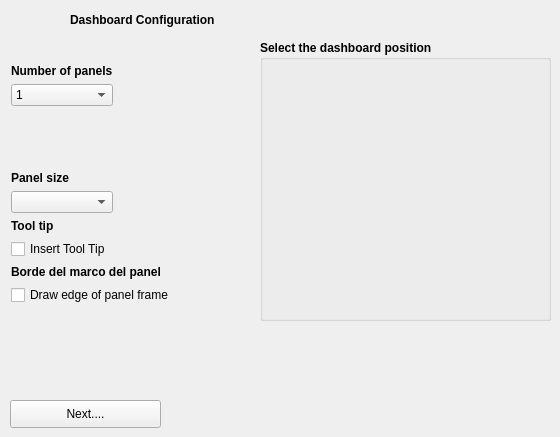
     <widget class="QWidget" name="page">
      <widget class="QGroupBox" name="posiciones">
       <property name="geometry">
        <rect>
         <x>260</x>
         <y>40</y>
         <width>291</width>
         <height>281</height>
        </rect>
       </property>
       <property name="font">
        <font>
         <weight>75</weight>
         <bold>true</bold>
        </font>
       </property>
       <property name="title">
        <string>Select the dashboard position</string>
       </property>
      </widget>
      <widget class="QPushButton" name="siguiente">
       <property name="geometry">
        <rect>
         <x>10</x>
         <y>400</y>
         <width>151</width>
         <height>28</height>
        </rect>
       </property>
       <property name="cursor">
        <cursorShape>ArrowCursor</cursorShape>
       </property>
       <property name="text">
        <string>Next....</string>
       </property>
       <property name="flat">
        <bool>false</bool>
       </property>
      </widget>
      <widget class="QLabel" name="label_33">
       <property name="geometry">
        <rect>
         <x>70</x>
         <y>10</y>
         <width>371</width>
         <height>20</height>
        </rect>
       </property>
       <property name="font">
        <font>
         <pointsize>9</pointsize>
         <weight>75</weight>
         <bold>true</bold>
        </font>
       </property>
       <property name="text">
        <string>Dashboard Configuration</string>
       </property>
      </widget>
      <widget class="QWidget" name="layoutWidget">
       <property name="geometry">
        <rect>
         <x>11</x>
         <y>64</y>
         <width>209</width>
         <height>241</height>
        </rect>
       </property>
       <layout class="QGridLayout" name="gridLayout_5">
        <item row="0" column="0">
         <widget class="QLabel" name="l1">
          <property name="font">
           <font>
            <family>Arial</family>
            <weight>75</weight>
            <bold>true</bold>
           </font>
          </property>
          <property name="text">
           <string>Number of panels</string>
          </property>
         </widget>
        </item>
        <item row="1" column="0">
         <widget class="QComboBox" name="cbnPaneles">
          <property name="currentText">
           <string>1</string>
          </property>
          <item>
           <property name="text">
            <string>1</string>
           </property>
          </item>
          <item>
           <property name="text">
            <string>2</string>
           </property>
          </item>
          <item>
           <property name="text">
            <string>3</string>
           </property>
          </item>
          <item>
           <property name="text">
            <string>4</string>
           </property>
          </item>
          <item>
           <property name="text">
            <string>5</string>
           </property>
          </item>
          <item>
           <property name="text">
            <string>6</string>
           </property>
          </item>
         </widget>
        </item>
        <item row="1" column="1">
         <spacer name="horizontalSpacer_3">
          <property name="orientation">
           <enum>Qt::Horizontal</enum>
          </property>
          <property name="sizeHint" stdset="0">
           <size>
            <width>88</width>
            <height>20</height>
           </size>
          </property>
         </spacer>
        </item>
        <item row="2" column="0">
         <spacer name="verticalSpacer_4">
          <property name="orientation">
           <enum>Qt::Vertical</enum>
          </property>
          <property name="sizeHint" stdset="0">
           <size>
            <width>20</width>
            <height>18</height>
           </size>
          </property>
         </spacer>
        </item>
        <item row="3" column="0">
         <widget class="QLabel" name="label_47">
          <property name="font">
           <font>
            <weight>75</weight>
            <bold>true</bold>
           </font>
          </property>
          <property name="text">
           <string>Panel size</string>
          </property>
         </widget>
        </item>
        <item row="4" column="0">
         <widget class="QComboBox" name="cbSizePanel"/>
        </item>
        <item row="5" column="0">
         <widget class="QLabel" name="label_31">
          <property name="font">
           <font>
            <weight>75</weight>
            <bold>true</bold>
           </font>
          </property>
          <property name="text">
           <string>Tool tip</string>
          </property>
         </widget>
        </item>
        <item row="6" column="0">
         <widget class="QCheckBox" name="checkBoxToolTip">
          <property name="text">
           <string>Insert Tool Tip</string>
          </property>
         </widget>
        </item>
        <item row="7" column="0" colspan="2">
         <widget class="QLabel" name="label_32">
          <property name="font">
           <font>
            <weight>75</weight>
            <bold>true</bold>
           </font>
          </property>
          <property name="text">
           <string>Borde del marco del panel</string>
          </property>
         </widget>
        </item>
        <item row="8" column="0" colspan="2">
         <widget class="QCheckBox" name="checkBoxMarco">
          <property name="text">
           <string>Draw edge of panel frame</string>
          </property>
         </widget>
        </item>
       </layout>
      </widget>
     </widget>
